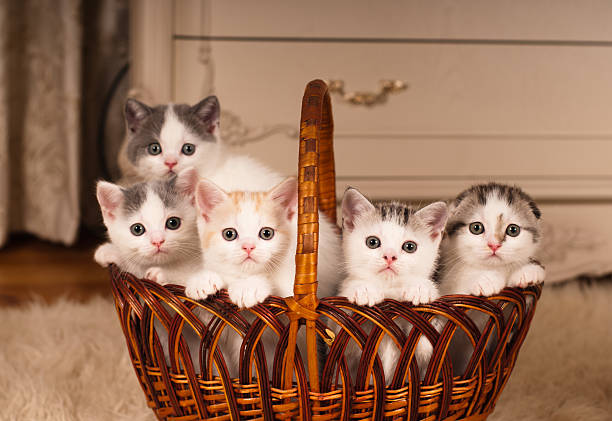
#> input picture basics/cats.jpg, 612 x 421 px, found by its file name
$ python 'histogram bgr.py'
#> lines starting #> are read from the running program, lines starting #| are printed output that depends on the picture; after the words box and inside, x2 and y2 are one past the last pixel; in counts of white or black regions, pixels touching at a corner belong together
import cv2 as cv
import matplotlib.pyplot as plt
import numpy as np
img=cv.imread("Photos/cats.jpg")
#> img is the input picture: shape (421, 612, 3); mean B, G, R 90.5, 114.6, 154.4
cv.imshow("cats",img)
print(img.shape)
#| (421, 612, 3)
blank=np.zeros(img.shape[:2],dtype="uint8")
mask=cv.circle(blank,(blank.shape[1]//2,blank.shape[0]//2),100,255,-1)
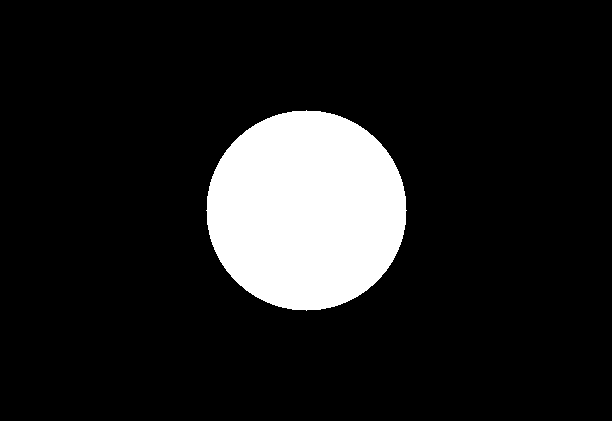
#> blank: shape (421, 612); 12.2% white; 1 white region, box (x1, y1, x2, y2) and area: (206, 110, 407, 311) 31417
# masked=cv.bitwise_and(img,img,mask=mask)
plt.figure()
plt.title("Rgb Histogram")
plt.xlabel("No of colors")
plt.ylabel("Color Intensity")

cols=["b",'g','r']
for i,col in enumerate(cols):
    hist=cv.calcHist([img],[i],mask,[256],[0,256])
    plt.plot(hist,color=col)
    plt.xlim([0,256])
cv.imshow("Masked Image",mask)
plt.show()
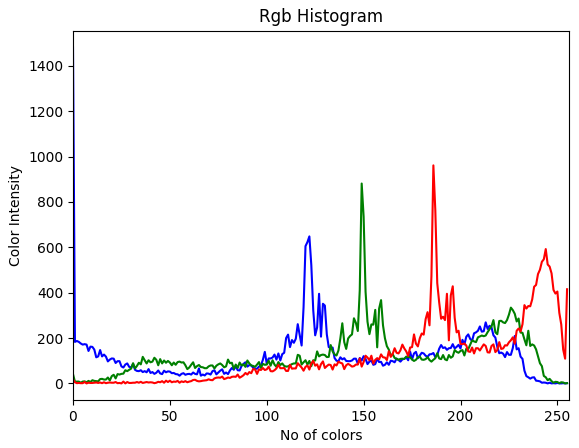
#> figure drawn by matplotlib, 1 panel; curve peaks at x = 0, y = 1481; curve peaks at x = 149, y = 881; curve peaks at x = 186, y = 961
cv.waitKey(0)
cv.destroyAllWindows()
